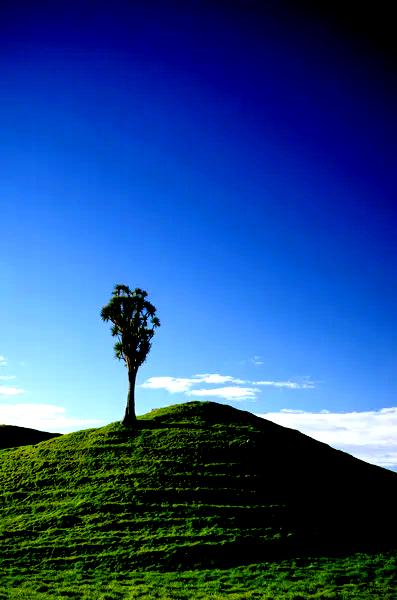
#> input picture normalize.jpg, 397 x 600 px
$ python task7.py
#> lines starting #> are read from the running program, lines starting #| are printed output that depends on the picture
import numpy as np
import cv2
from PIL.Image import Image

im = cv2.imread('normalize.jpg')
#> im is the input picture: shape (600, 397, 3); mean B, G, R 135.7, 75.7, 37.1


def menu():

    x = ""
    while x != "6":
        print("Selection 1 -->  PRESS 1 ")
        print("Selection 2 -->  PRES 2 ")
        print("Selection 3 --> PRESS 3 ")
        print("Selection 4 --> PRESS 4 ")

        print("To exit press 6")
        x = input("Please select one of them")
#> the answer given: 1

        if x == "1":
            F1()
        elif x == "2":
            F2()
        elif x == "3":
            F3()
        elif x == "4":
            F4()
        elif x == "6":
            print("Good bye!")
            break
        else:
            print("TRY AGAIN!")
def F1():
    th, im_th = cv2.threshold(im, 128, 255, cv2.THRESH_BINARY)
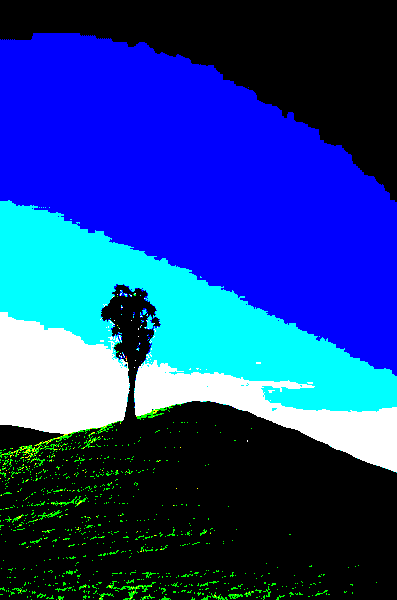
#> im_th: shape (600, 397, 3); mean B, G, R 143.1, 62.6, 23.9
    cv2.imshow("F1 IMAGE", im_th)
    cv2.waitKey(0)
def F2():
    th, im_th_tz = cv2.threshold(im, 128, 255, cv2.THRESH_TOZERO)
    cv2.imshow("F2 IMAGE",  im_th_tz)
    cv2.waitKey(0)

def F3():
    im_gray = cv2.cvtColor(im, cv2.COLOR_BGR2GRAY)
    th, im_gray_th_otsu = cv2.threshold(im_gray, 128, 192, cv2.THRESH_OTSU)
    cv2.imshow("F3 IMAGE", im_gray_th_otsu)
    cv2.waitKey(0)

def F4():
    im_gray = np.array(Image.open('normalize.jpg').convert('L'))
    im_bin = (im_gray > 128) * 255
    Image.fromarray(np.uint8(im_bin)).save('deneme.jpg')
    img = cv2.imread('deneme.jpg', 0)
    cv2.imshow("F4 IMAGE", img)
    cv2.waitKey(0)


#> (the run stopped early here; a loop or call above may not have finished)
